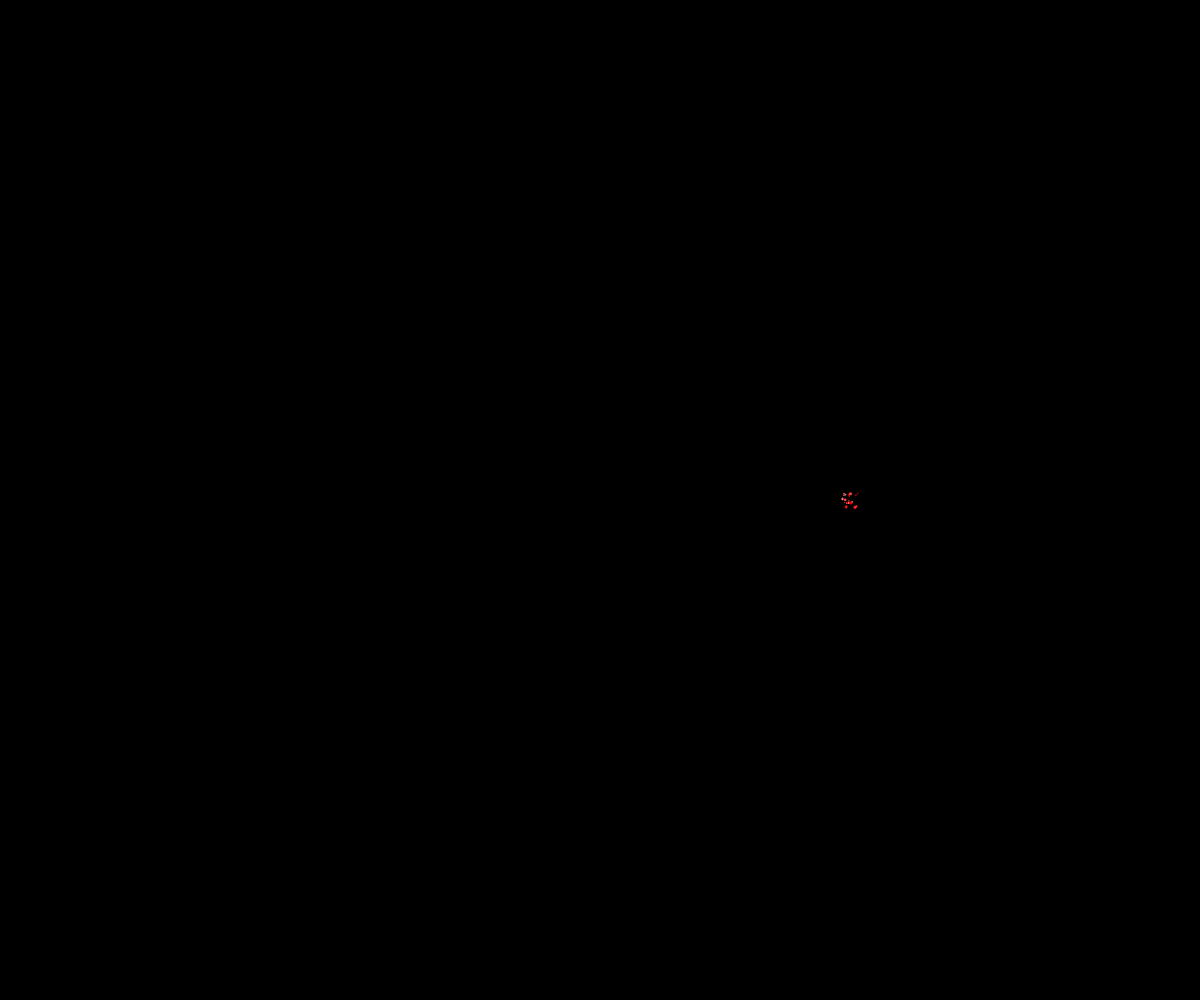
Frame 1 (no input)
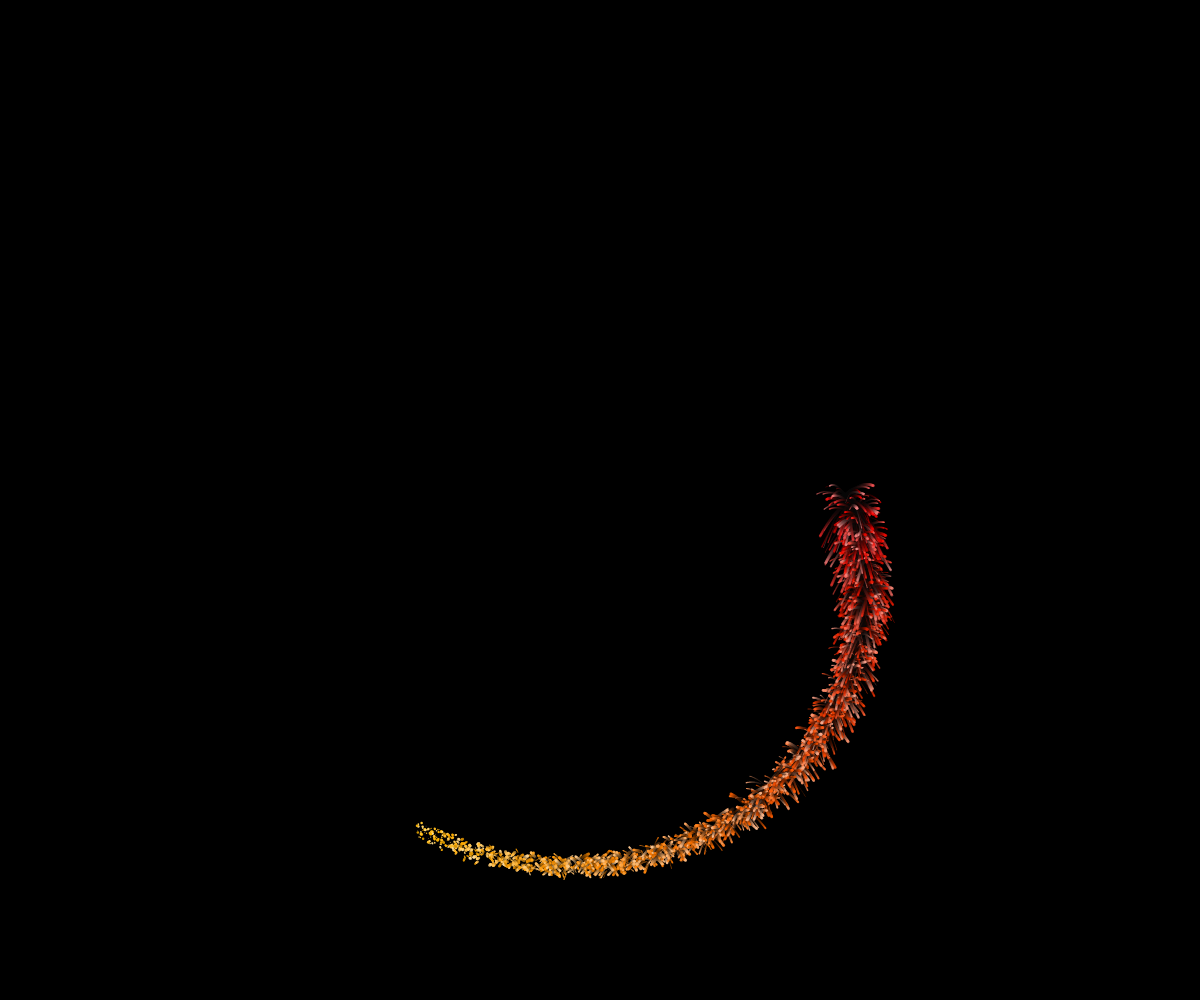
Frame 60 (no input)
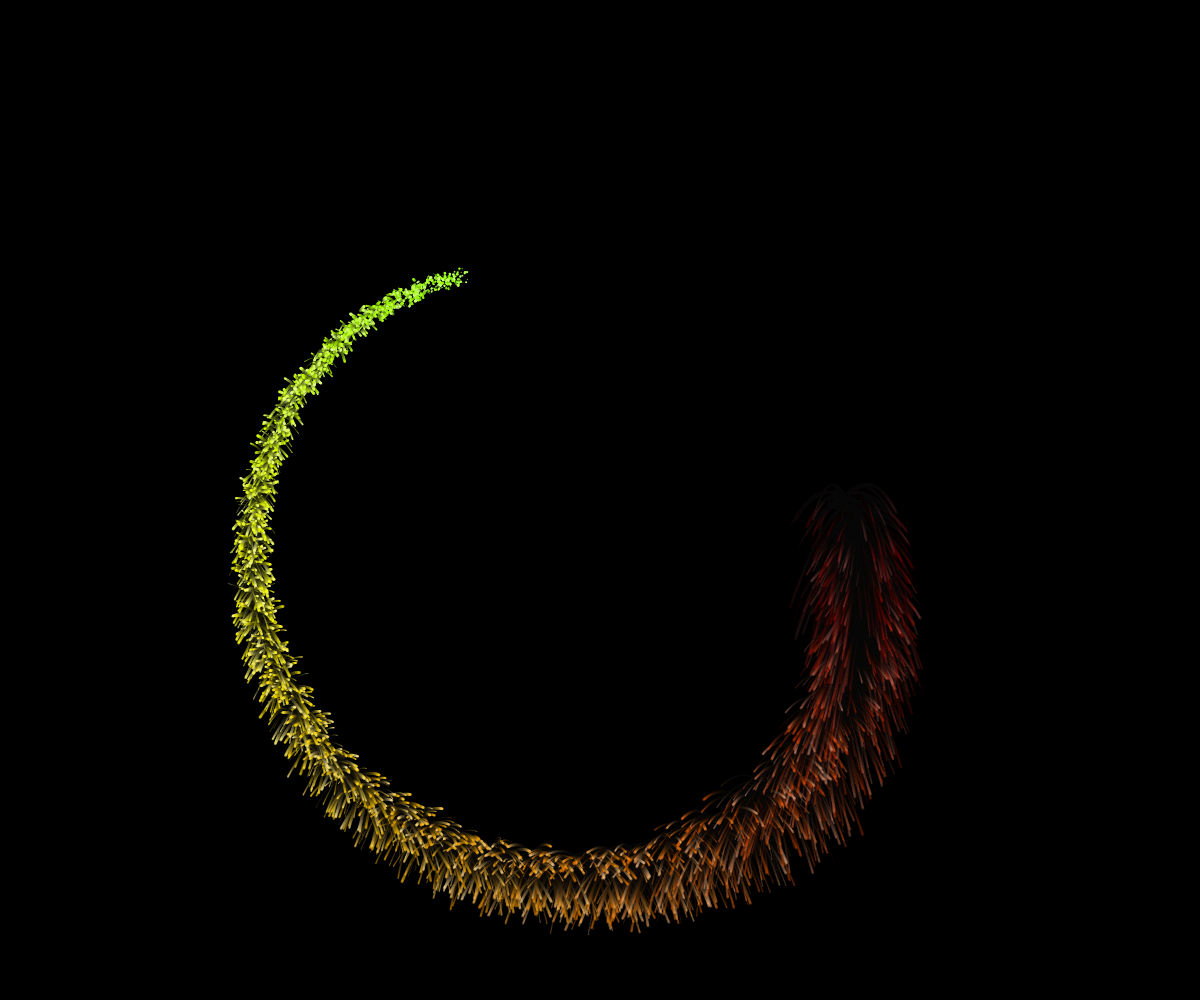
Frame 120 (the mouse pressed at the canvas centre since frame 60)

The p5.js sketch that drew these frames (run headless with seeded random() and noise() and a simulated clock; from frame 60 on, the mouse is pressed at the canvas centre):

// p5.js sketch
// ── sketch.js
var PARTICLES_FROM_POINT = 32,
    GRAVITY = .01,
    delta,
    radiusLimiter,
    particles = [],
    phi = 0;

var randomSign = (k) => (random() < (k || .5)) ? -1: 1;

var Particle = function(x, y, c, r) {
	this.x = x || 0;
	this.y = y || 0;
	this.vx = randomSign() * random(.125, .5);
	this.vy = randomSign() * random(.125, .5);
	this.ax = 0;
	this.ay = GRAVITY;
	this.c = c || 'white';
	this.alpha = 255;
	this.r = r || random(.5, 3);

	this.evolve = function() {
		this.alpha -= 2.04; // p5 alpha values go 0-255, so decrement value is 255 * 0,008 = 2,04

		this.vx += this.ax;
		this.vy += this.ay;

		this.x += this.vx;
		this.y += this.vy;

		if (this.y > .5 * width - this.r) {
			this.y = .5 * width - this.r;
			this.vx *= .95;
			this.vy *= -.9;
		}

		if ((abs(this.x) > .5 * width + 2 * this.r) || (this.y < -.5 * height - 2 * this.r) || this.alpha <= 0) {
			this.destroy();
			return;
		} else {
      this.draw();
    }
	};

	this.draw = function() {
    var c = color(this.c);
    c.setAlpha(this.alpha); //ct.globalAlpha = this.alpha;
    fill(c); //ct.fillStyle = this.c;
    circle(this.x, this.y, this.r); //Replaces creating Canvas circles with arc
	};

	this.destroy = function() {
		var idx = particles.indexOf(this);
		particles.splice(idx, 1);
	};
};



function setup() {
  createCanvas(windowWidth,windowHeight); // Replaces all canvas setup and width and height declarations
  background(0); // Instead of setting the color in CSS
  noStroke();  //Needed addition, default seems to be black stroke

  radiusLimiter = .25 * min(height, width);
  delta = PI/90;
};



//Replaces size() and addEventListener('resize', size, false)
function windowResized() {
  resizeCanvas(windowWidth, windowHeight);
  background(0); // Instead of setting the color in CSS
  noStroke();  //Needed addition, default seems to be black stroke
  radiusLimiter = .25 * min(height, width);
}



function draw() {
  var radius = radiusLimiter * (2 + sin(.73 * phi)) / 2,
      x = radius * cos(phi),
      y = radius * sin(phi),
      hue = ~~(.183 * phi / PI * 360) % 360,
      light,
      p,
      n = particles.length;

  translate(.5 * width, .5 * height);

  fill('rgba(0, 0, 0, 0.08)');
  rect(-.5 * width, -.5 * height, width, height);

  for(var i = 0; i < n; i++) {
    particles[i].evolve();

    if(particles.length != n) {
      n--;
      i--;
    }
  }

  for(var i = 0; i < PARTICLES_FROM_POINT; i++) {
    light = 40 * (1  + random());
    p = new Particle(x + randomSign() * random(8), y + randomSign() * random(8), 'hsl(' + hue + ',100%,' + light + '%)');
    p.draw();
    particles.push(p);
  }

  phi += delta; //Replaces injecting phi + delta into the ani() function
};
